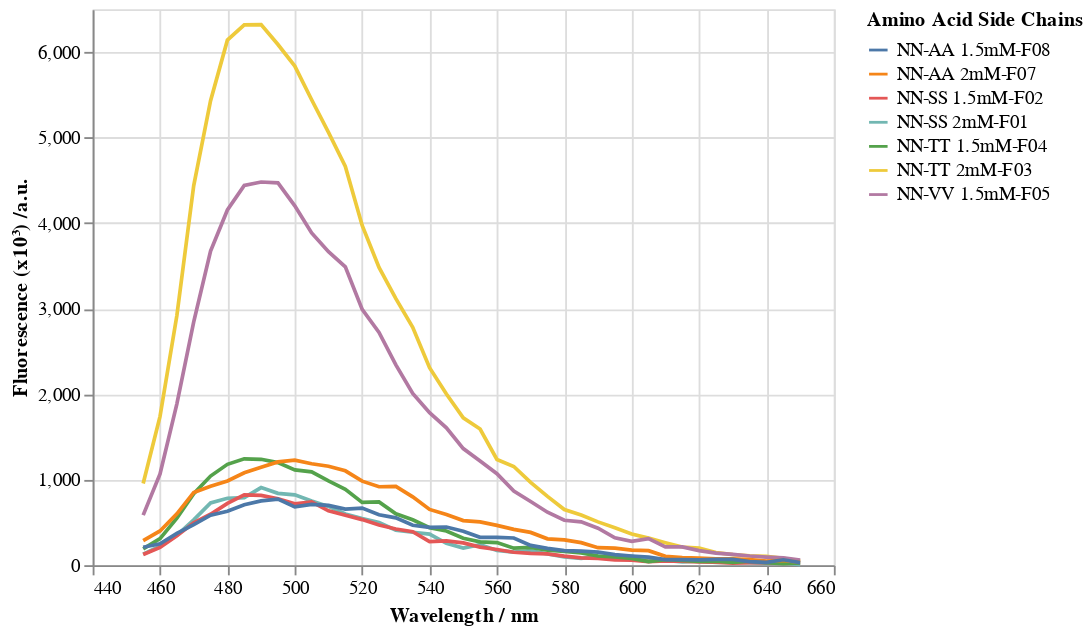

Source (notebook cell):
### Code cell
alt.Chart(Figure6A).mark_line().encode(
    alt.X("Wavelength:Q", title="Wavelength / nm"),
    alt.Y("Flourescence:Q", title="Fluorescence (x10\u00b3) /a.u."), 
    alt.Color('AminoAcidSideChains:N', title="Amino Acid Side Chains"),
    tooltip=['AminoAcidSideChains']
)

### Figure 1 — Vega-Lite specification as saved in the notebook (floating-point values rounded to 4 significant figures; data arrays with more than 128 entries replaced by an {"elided": "..."} marker saying what was removed)
{"config": {"view": {"continuousWidth": 400, "continuousHeight": 300}}, "data": {"name": "data-c388466c9d242b9f6aed6871adcabd88"}, "mark": "line", "encoding": {"color": {"type": "nominal", "field": "AminoAcidSideChains", "title": "Amino Acid Side Chains"}, "tooltip": [{"type": "nominal", "field": "AminoAcidSideChains"}], "x": {"type": "quantitative", "field": "Wavelength", "title": "Wavelength / nm"}, "y": {"type": "quantitative", "field": "Flourescence", "title": "Fluorescence (x10³) /a.u."}}, "$schema": "https://vega.github.io/schema/vega-lite/v4.8.1.json", "datasets": {"data-c388466c9d242b9f6aed6871adcabd88": {"elided": "280 records"}}}
